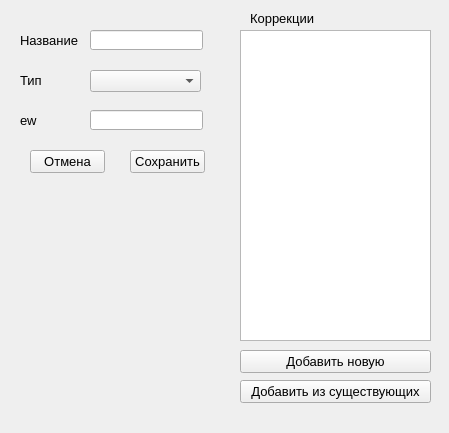
<?xml version="1.0" encoding="UTF-8"?>
<ui version="4.0">
 <class>Form</class>
 <widget class="QWidget" name="Form">
  <property name="geometry">
   <rect>
    <x>0</x>
    <y>0</y>
    <width>449</width>
    <height>433</height>
   </rect>
  </property>
  <property name="font">
   <font>
    <pointsize>10</pointsize>
   </font>
  </property>
  <property name="windowTitle">
   <string>Form</string>
  </property>
  <widget class="QListWidget" name="corrections_listWidget">
   <property name="geometry">
    <rect>
     <x>240</x>
     <y>30</y>
     <width>191</width>
     <height>311</height>
    </rect>
   </property>
  </widget>
  <widget class="QLabel" name="label">
   <property name="geometry">
    <rect>
     <x>250</x>
     <y>10</y>
     <width>111</width>
     <height>16</height>
    </rect>
   </property>
   <property name="text">
    <string>Коррекции</string>
   </property>
  </widget>
  <widget class="QPushButton" name="add_new_cor_but">
   <property name="geometry">
    <rect>
     <x>240</x>
     <y>350</y>
     <width>191</width>
     <height>23</height>
    </rect>
   </property>
   <property name="text">
    <string>Добавить новую</string>
   </property>
  </widget>
  <widget class="QPushButton" name="add_exist_cor_but">
   <property name="geometry">
    <rect>
     <x>240</x>
     <y>380</y>
     <width>191</width>
     <height>23</height>
    </rect>
   </property>
   <property name="text">
    <string>Добавить из существующих</string>
   </property>
  </widget>
  <widget class="QLabel" name="label_3">
   <property name="geometry">
    <rect>
     <x>20</x>
     <y>70</y>
     <width>47</width>
     <height>20</height>
    </rect>
   </property>
   <property name="text">
    <string>Тип</string>
   </property>
  </widget>
  <widget class="QPushButton" name="save_but">
   <property name="geometry">
    <rect>
     <x>130</x>
     <y>150</y>
     <width>75</width>
     <height>23</height>
    </rect>
   </property>
   <property name="text">
    <string>Сохранить</string>
   </property>
  </widget>
  <widget class="QLabel" name="label_2">
   <property name="geometry">
    <rect>
     <x>20</x>
     <y>30</y>
     <width>81</width>
     <height>20</height>
    </rect>
   </property>
   <property name="text">
    <string>Название</string>
   </property>
  </widget>
  <widget class="QLabel" name="label_4">
   <property name="geometry">
    <rect>
     <x>20</x>
     <y>110</y>
     <width>47</width>
     <height>20</height>
    </rect>
   </property>
   <property name="text">
    <string>ew</string>
   </property>
  </widget>
  <widget class="QPushButton" name="cancel_but">
   <property name="geometry">
    <rect>
     <x>30</x>
     <y>150</y>
     <width>75</width>
     <height>23</height>
    </rect>
   </property>
   <property name="text">
    <string>Отмена</string>
   </property>
  </widget>
  <widget class="QComboBox" name="type_comboBox">
   <property name="geometry">
    <rect>
     <x>90</x>
     <y>70</y>
     <width>111</width>
     <height>22</height>
    </rect>
   </property>
  </widget>
  <widget class="QLineEdit" name="lineEdit_2">
   <property name="geometry">
    <rect>
     <x>90</x>
     <y>110</y>
     <width>113</width>
     <height>20</height>
    </rect>
   </property>
  </widget>
  <widget class="QLineEdit" name="lineEdit">
   <property name="geometry">
    <rect>
     <x>90</x>
     <y>30</y>
     <width>113</width>
     <height>20</height>
    </rect>
   </property>
  </widget>
 </widget>
 <resources/>
 <connections/>
</ui>
